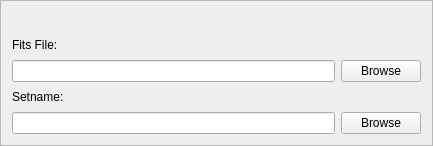
<?xml version="1.0" encoding="UTF-8"?>
<ui version="4.0">
 <class>rfits</class>
 <widget class="QFrame" name="rfits">
  <property name="geometry">
   <rect>
    <x>0</x>
    <y>0</y>
    <width>433</width>
    <height>146</height>
   </rect>
  </property>
  <property name="windowTitle">
   <string>Frame</string>
  </property>
  <property name="frameShape">
   <enum>QFrame::StyledPanel</enum>
  </property>
  <property name="frameShadow">
   <enum>QFrame::Raised</enum>
  </property>
  <layout class="QGridLayout" name="gridLayout">
   <item row="2" column="0">
    <widget class="QLineEdit" name="fitsPathLine"/>
   </item>
   <item row="1" column="0" colspan="2">
    <widget class="QLabel" name="label">
     <property name="text">
      <string>Fits File:</string>
     </property>
    </widget>
   </item>
   <item row="2" column="1">
    <widget class="QPushButton" name="fitsBrowseButton">
     <property name="text">
      <string>Browse</string>
     </property>
    </widget>
   </item>
   <item row="3" column="0">
    <widget class="QLabel" name="label_2">
     <property name="text">
      <string>Setname:</string>
     </property>
    </widget>
   </item>
   <item row="4" column="0">
    <widget class="QLineEdit" name="setPathLine">
     <property name="enabled">
      <bool>true</bool>
     </property>
    </widget>
   </item>
   <item row="4" column="1">
    <widget class="QPushButton" name="setBrowseButton">
     <property name="enabled">
      <bool>true</bool>
     </property>
     <property name="text">
      <string>Browse</string>
     </property>
    </widget>
   </item>
   <item row="0" column="0" colspan="2">
    <widget class="QLabel" name="labelMessage">
     <property name="text">
      <string/>
     </property>
    </widget>
   </item>
  </layout>
 </widget>
 <resources/>
 <connections/>
</ui>
